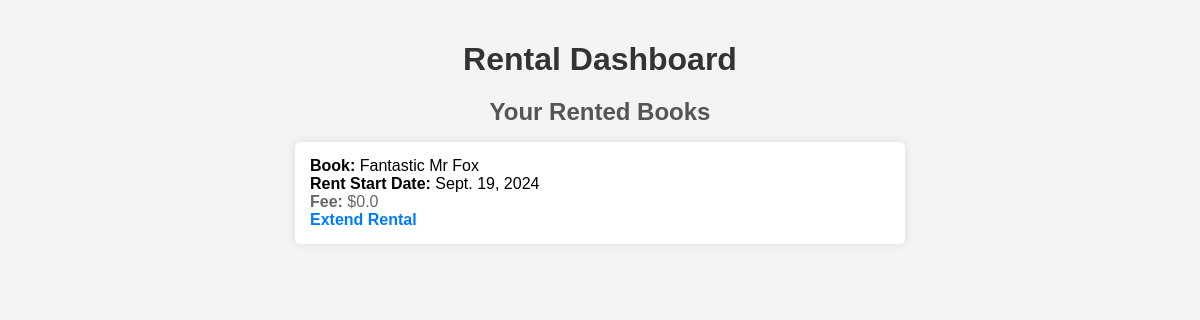
/rental_dashboard/ (signed in), run on the app's committed database.
### rentals/models.py (models this page shows, shortened)
class Rental(models.Model):
    user = models.ForeignKey(User, on_delete=models.CASCADE)
    book = models.ForeignKey(Book, on_delete=models.CASCADE)
    start_date = models.DateField(auto_now_add=True)
    @property
    def calculate_fee(self):
        from datetime import datetime
        today = datetime.today().date()
        months_rented = (today.year - self.start_date.year) * 12 + today.month - self.start_date.month
        if months_rented > 1:
            return (self.book.number_of_pages / 100) * (months_rented - 1)
        return 0.0

class Book(models.Model):
    id = models.CharField(max_length=100, primary_key=True)  # Using the OpenLibrary ID as primary key
    title = models.CharField(max_length=255)
    author = models.CharField(max_length=255)
    number_of_pages = models.PositiveIntegerField()

### rentals/views.py (the view)
# urls.py: path('rental_dashboard/', views.rental_dashboard, name='rental_dashboard'),
@login_required
def rental_dashboard(request):
    rentals = Rental.objects.filter(user=request.user)
    return render(request, 'rentals/rental_dashboard.html', {'rentals': rentals})

### rentals/templates/rentals/rental_dashboard.html (shortened to what this page needs)
<!DOCTYPE html>
<html lang="en">
<head>
</head>
<body>
    <h1>Rental Dashboard</h1>
    <h2>Your Rented Books</h2>
    {% if rentals %}
        <ul>
            {% for rental in rentals %}
                <li>
                    <strong>Book:</strong> {{ rental.book.title }}<br>
                    <strong>Rent Start Date:</strong> {{ rental.start_date }}<br>
                    <p><strong>Fee:</strong> ${{ rental.calculate_fee }}</p>
                    <a href="{% url 'extend_rental' rental.id %}">Extend Rental</a>
                </li>
            {% endfor %}
        </ul>
    {% else %}
        <p>You have not rented any books yet.</p>
    {% endif %}
</body>
</html>

### rentals/templates/rentals/rental_dashboard.html (style rules this page uses)
body { font-family: Arial, sans-serif; margin: 0; padding: 20px; background-color: #f4f4f4; }
h1 { text-align: center; color: #333; margin-bottom: 20px; }
h2 { text-align: center; color: #555; margin-bottom: 15px; }
ul { list-style-type: none; padding: 0; }
li { margin: 10px auto; width: 50%; background: #fff; padding: 15px; border-radius: 5px; box-shadow: 0 0 10px rgba(0, 0, 0, 0.1); }
a { text-decoration: none; color: #007bff; font-weight: bold; }
p { color: #666; margin: 0; }

### data on the page
Rental: book "Fantastic Mr Fox", start_date "Sept. 19, 2024", calculate_fee "0.0"
